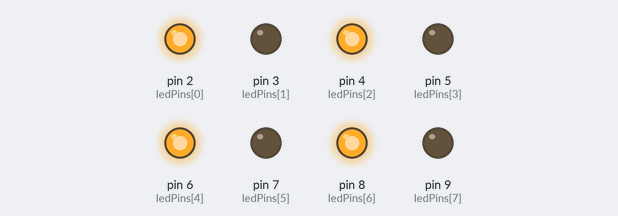
Recording of a sketch running on a simulated Arduino Uno, built with avr-gcc and run on an emulated ATmega328P. Shown: output pins drawn as LEDs (lit = HIGH).

Above: at 0.5 s.
At 3.5 s:
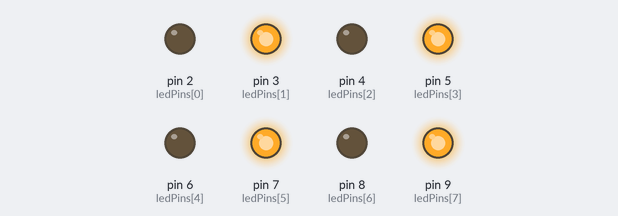
Timing chart, 0 to 4.6 s (numbered marks = the images above):
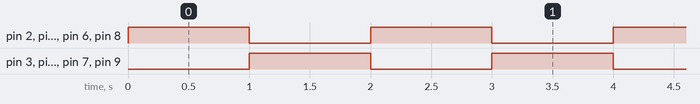

Measured:
- by itself, pin 2 (ledPins[0]), pin 3 (ledPins[1]), pin 4 (ledPins[2]), pin 5 (ledPins[3]), pin 6 (ledPins[4]), pin 7 (ledPins[5]), pin 8 (ledPins[6]), pin 9 (ledPins[7]): alternates HIGH for 1.0 s and LOW for 1.0 s

The sketch:

arduino_LED_4x4.ino
```cpp
int ledPins[] = {2,3,4,5,6,7,8,9};
int delayTime = 1000; void setup() { for(int i = 0; i < 8; i++) pinMode(ledPins[i],OUTPUT);

}

void loop() {

digitalWrite(ledPins[0], HIGH);
digitalWrite(ledPins[1], LOW);
digitalWrite(ledPins[2], HIGH);
digitalWrite(ledPins[3], LOW);
digitalWrite(ledPins[4], HIGH);
digitalWrite(ledPins[5], LOW);
digitalWrite(ledPins[6], HIGH);
digitalWrite(ledPins[7], LOW);
delay(delayTime);
digitalWrite(ledPins[7], HIGH);
digitalWrite(ledPins[6], LOW);
digitalWrite(ledPins[5], HIGH);
digitalWrite(ledPins[4], LOW);
digitalWrite(ledPins[3], HIGH);
digitalWrite(ledPins[2], LOW);
digitalWrite(ledPins[1], HIGH);
digitalWrite(ledPins[0], LOW);
delay(delayTime);


//4 x 4

//digitalWrite(ledPins[0], LOW);
//
//delay(delayTime);
//
//digitalWrite(ledPins[1], LOW);
//
//delay(delayTime);
//
//digitalWrite(ledPins[2], LOW);
//
//delay(delayTime);
//
//digitalWrite(ledPins[3], LOW);
//
//delay(delayTime);
//
//digitalWrite(ledPins[4], LOW);
//
//delay(delayTime);
//
//digitalWrite(ledPins[5], LOW);
//
//delay(delayTime);
//
//digitalWrite(ledPins[6], LOW);
//
//delay(delayTime);
//
//digitalWrite(ledPins[7], LOW);
//
//delay(delayTime);

}
```
